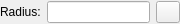
<?xml version="1.0" encoding="UTF-8"?>
<ui version="4.0">
 <class>LC_CircleCenterRadiusOptionsWidget</class>
 <widget class="QWidget" name="LC_CircleCenterRadiusOptionsWidget">
  <property name="geometry">
   <rect>
    <x>0</x>
    <y>0</y>
    <width>180</width>
    <height>24</height>
   </rect>
  </property>
  <property name="sizePolicy">
   <sizepolicy hsizetype="Fixed" vsizetype="Fixed">
    <horstretch>0</horstretch>
    <verstretch>0</verstretch>
   </sizepolicy>
  </property>
  <property name="minimumSize">
   <size>
    <width>111</width>
    <height>22</height>
   </size>
  </property>
  <property name="maximumSize">
   <size>
    <width>180</width>
    <height>24</height>
   </size>
  </property>
  <property name="windowTitle">
   <string>Circle Options</string>
  </property>
  <layout class="QHBoxLayout">
   <property name="leftMargin">
    <number>0</number>
   </property>
   <property name="topMargin">
    <number>1</number>
   </property>
   <property name="rightMargin">
    <number>0</number>
   </property>
   <property name="bottomMargin">
    <number>1</number>
   </property>
   <item>
    <widget class="QLabel" name="lRadius">
     <property name="text">
      <string>Radius:</string>
     </property>
     <property name="wordWrap">
      <bool>false</bool>
     </property>
    </widget>
   </item>
   <item>
    <widget class="QLineEdit" name="leRadius">
     <property name="sizePolicy">
      <sizepolicy hsizetype="Preferred" vsizetype="Fixed">
       <horstretch>0</horstretch>
       <verstretch>0</verstretch>
      </sizepolicy>
     </property>
     <property name="toolTip">
      <string>Radius of circle</string>
     </property>
    </widget>
   </item>
   <item>
    <widget class="QToolButton" name="tbPickRadius">
     <property name="toolTip">
      <string>Pick radius from drawing</string>
     </property>
     <property name="text">
      <string/>
     </property>
     <property name="icon">
      <iconset resource="../../../../res/icons/icons.qrc">
       <normaloff>:/icons/interactive_pick_distance.lci</normaloff>:/icons/interactive_pick_distance.lci</iconset>
     </property>
    </widget>
   </item>
   <item>
    <spacer name="horizontalSpacer">
     <property name="orientation">
      <enum>Qt::Orientation::Horizontal</enum>
     </property>
     <property name="sizeHint" stdset="0">
      <size>
       <width>0</width>
       <height>20</height>
      </size>
     </property>
    </spacer>
   </item>
  </layout>
 </widget>
 <layoutdefault spacing="6" margin="11"/>
 <resources>
  <include location="../../../../res/icons/icons.qrc"/>
 </resources>
 <connections/>
</ui>
